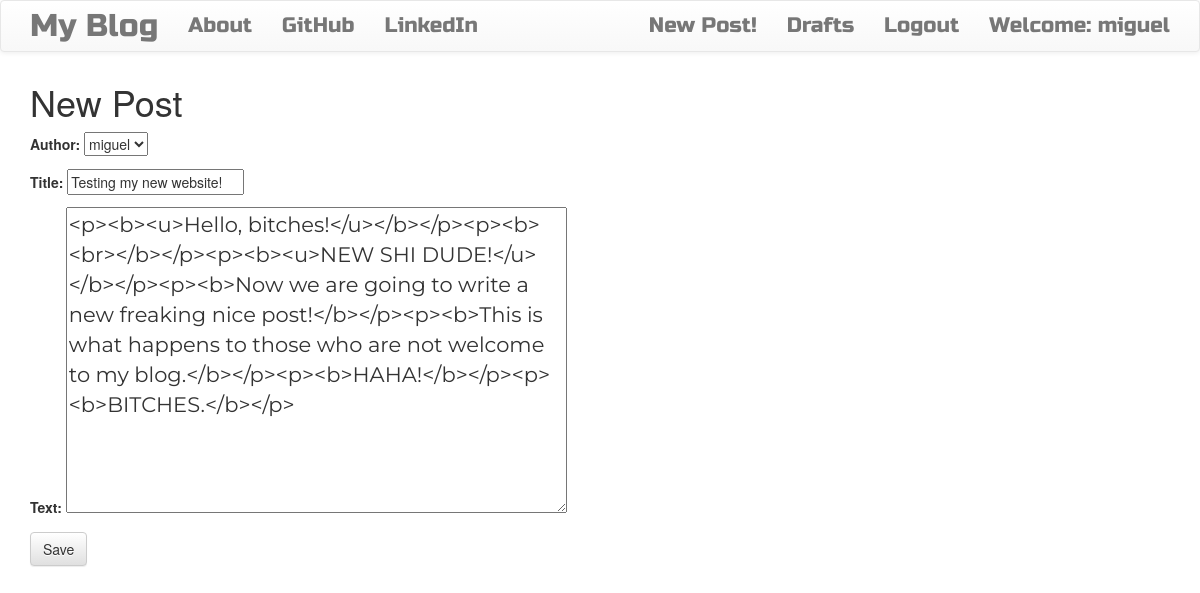
Screenshot of /post/1/edit/ (signed in) with the database file from the repository.
### blog/models.py (models this page shows, shortened)
class Post(models.Model):
    author = models.ForeignKey('auth.User')
    title = models.CharField(max_length=200)
    text = models.TextField()
    created_date = models.DateTimeField(default=timezone.now) # IMPORTANT: Here, the DateTimeField default receives the REFERENCE to the function!
    published_date = models.DateTimeField(blank=True, null=True)

### blog/views.py (the view)
class PostUpdateView(LoginRequiredMixin, UpdateView):
    login_url = '/login/' # if this person is not logged in, where should this person go? To login_url
    redirect_field_name = 'blog/post_detail.html'
    form_class = PostForm
    model = Post

### blog/forms.py
class PostForm(forms.ModelForm):
    class Meta():
        model = Post
        fields = ('author', 'title', 'text')
        widgets = {
            'title' : forms.TextInput(attrs={'class':'TextInputClass'}), #TextInputClass is our class
            'text'  : forms.Textarea(attrs={'class':'editable medium-editor-textarea postcontent'}), #postcontent class is our class
        }

### blog/templates/blog/post_form.html (shortened to what this page needs)
{% extends "blog/base.html" %}
{% block content %}
  <h1> New Post</h1>
  <form class="post-form" method="POST">
    {{form.as_p}}
    <button type="submit" class='save btn btn-default'>Save</button>
  </form>
{% endblock %}

### blog/templates/blog/base.html (shortened to what this page needs)
<!DOCTYPE html>
{% load staticfiles %}
<html>
  <head>
    <link rel="stylesheet" href="https://maxcdn.bootstrapcdn.com/bootstrap/3.3.7/css/bootstrap.min.css">
    <link rel="stylesheet" href="https://maxcdn.bootstrapcdn.com/bootstrap/3.3.7/css/bootstrap-theme.min.css">
    <link rel="stylesheet" href="//cdn.jsdelivr.net/medium-editor/latest/css/medium-editor.min.css" type="text/css" media="screen" charset="utf-8">
    <link rel="stylesheet" href="{% static 'css/blog.css' %}">
  </head>
  <body class="loader">
    <nav class="navbar navbar-default techfont custom-navbar">
      <div class="container">
        <ul class="nav navbar-nav">
          <li><a class= 'navbar-brand bigbrand' href="{% url 'post_list' %}">My Blog</a></li>
          <li><a href="{% url 'about' %}">About</a></li>
          <li><a href="https://github.com">GitHub</a></li>
          <li><a href="https://LinkedIn.com">LinkedIn</a></li>
        </ul>
        <ul class="nav navbar-nav navbar-right">
          {% if user.is_authenticated %}
            <li><a href="{% url 'post_new' %}">New Post!</a></li>
            <li><a href="{% url 'post_draft_list' %}">Drafts</a></li>
            <li><a href="{% url 'logout' %}">Logout</a></li>
            <li><a>Welcome: {{user.username}}</a></li>
          {% else %}
            <li><a class='nav navbar-right' href="{% url 'login' %}">Login <span class='glyphicon glyphicon-user'></span></a></li>
          {% endif %}
        </ul>
      </div>
    </nav>
      <div class="content container">
          <div class="row">
              <div class="col-md-8">
                <div class="blog_posts">
                  {% block content %}
                  {% endblock %}
                </div>
              </div>
          </div>
      </div>
  </body>
</html>

### blog/static/css/blog.css (style rules this page uses)
.techfont { font-family: 'Russo One', sans-serif; font-size: 1.5em; margin-bottom: 10px; }
.bigbrand { font-size: 1.5em; }
.loader { filter:hue-rotate(0deg); color:linear-gradient(45deg,#0f8,#08f); animation:hue 10000ms infinite linear; }
.postcontent { font-family: 'Montserrat'; font-size: 1.5em; }

### rows the page displays
Post: author "miguel", title "Testing my new website!", text "<p><b><u>Hello, bitches!</u></b></p><p><b><br></b></p><p><b><u>NEW SHI DUDE!</u></b></p><p><b>Now we are going to write a new freaking nice post!</b></p><p><b>This is what happens to those who are not welcome to my blog.</b></p><p><b>HAHA!</b></p><p><b>BITCHES.</b></p>"

### other values shown
{{ user.username }} "miguel"
